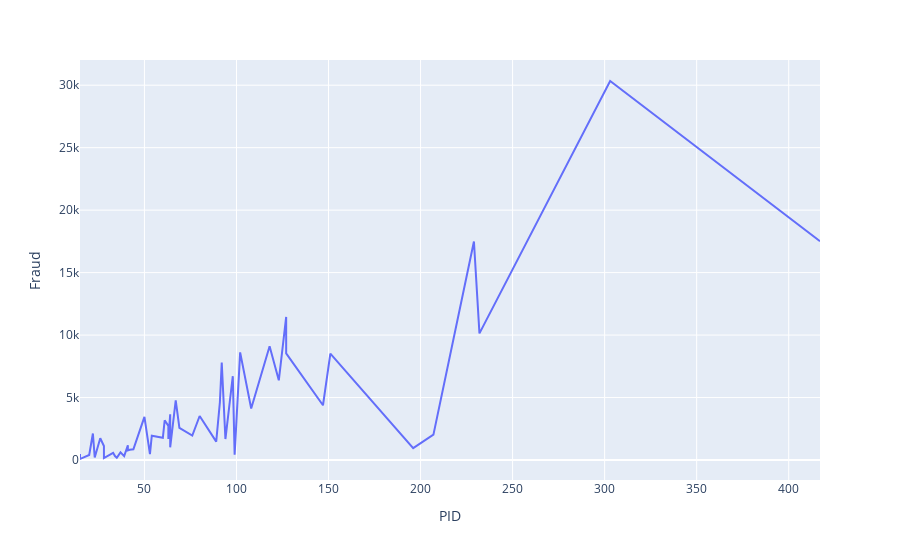

The code cell stored with this chart in its notebook:
### Code cell
# fraud provider vs fraud claims in the order of top 10 states with most fraud provider
# do not make sense since fraud claims comes from  fraud provider
fraud_provider_claims = fraud_provider_state.merge(fraud_claims_state)
fraud_provider_claims.plot(x = 'PID', y='Fraud')

### Figure 1 — Plotly figure (JSON) as saved in the notebook; plotly's stock layout.template omitted (floating-point values rounded to 4 significant figures)
{"data": [{"hovertemplate": "PID=%{x}<br>Fraud=%{y}<extra></extra>", "legendgroup": "", "line": {"color": "#636efa", "dash": "solid"}, "mode": "lines", "name": "", "orientation": "v", "showlegend": false, "type": "scatter", "x": [417, 303, 232, 229, 207, 196, 151, 147, 127, 127, 123, 118, 108, 102, 99, 98, 94, 93, 92, 91, 89, 80, 76, 69, 67, 64, 64, 63, 63, 61, 60, 54, 53, 50, 44, 42, 41, 41, 39, 37, 35, 34, 33, 33, 28, 28, 26, 23, 22, 20, 15, 15], "xaxis": "x", "y": [17512, 30335, 10135, 17492, 2030, 957, 8509, 4385, 8538, 11448, 6381, 9112, 4123, 8613, 429, 6709, 1679, 5301, 7798, 4635, 1470, 3525, 1953, 2576, 4782, 1016, 3666, 1687, 2733, 3180, 1780, 1945, 466, 3453, 858, 819, 770, 1184, 308, 612, 178, 316, 516, 576, 156, 1118, 1739, 207, 2124, 402, 82, 478], "yaxis": "y"}], "layout": {"legend": {"tracegroupgap": 0}, "margin": {"t": 60}, "xaxis": {"anchor": "y", "domain": [0, 1], "title": {"text": "PID"}}, "yaxis": {"anchor": "x", "domain": [0, 1], "title": {"text": "Fraud"}}}}
